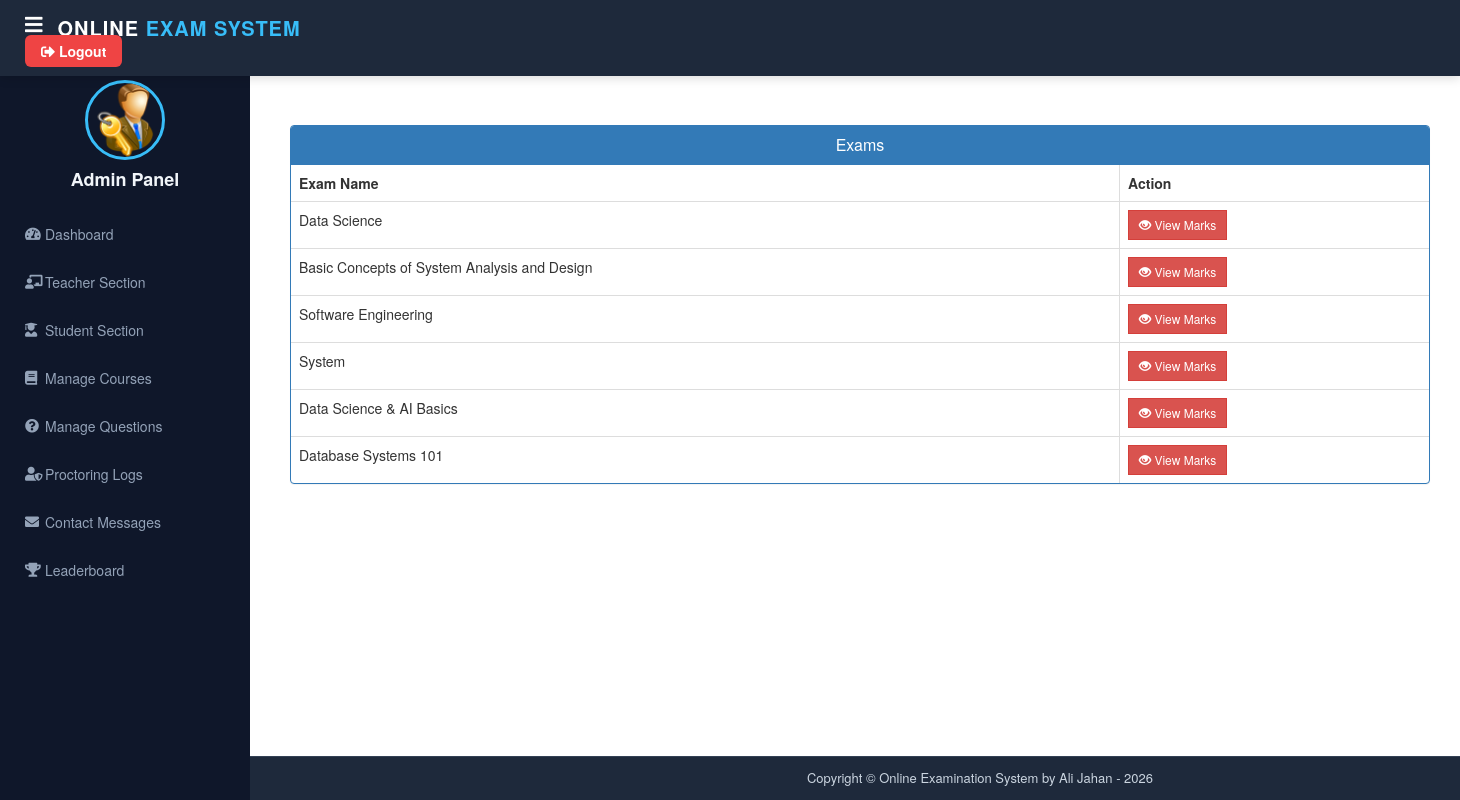
Screenshot of /admin-view-marks/3 (signed in) with the database file from the repository.
### exam/models.py (models this page shows, shortened)
class Course(models.Model):
    course_name = models.CharField(max_length=50)
    question_number = models.PositiveIntegerField()
    total_marks = models.PositiveIntegerField()
    start_time = models.DateTimeField(null=True, blank=True)
    end_time = models.DateTimeField(null=True, blank=True)
    result_publish_time = models.DateTimeField(null=True, blank=True)

### exam/views.py (the view)
# urls.py: path('admin-view-marks/<int:pk>', views.admin_view_marks_view,name='admin-view-marks'),
@login_required(login_url='adminlogin')
def admin_view_marks_view(request,pk):
    courses = models.Course.objects.all()
    response =  render(request,'exam/admin_view_marks.html',{'courses':courses})
    response.set_cookie('student_id',str(pk))
    return response

### templates/exam/admin_view_marks.html (shortened to what this page needs)
{% extends 'exam/adminbase.html' %}
{% block content %}
{%load static%}
<head>
  <link href="//netdna.bootstrapcdn.com/bootstrap/3.0.0/css/bootstrap.min.css" rel="stylesheet" id="bootstrap-css">
</head>
<br><br>
<div class="container">
  <div class="panel panel-primary">
    <div class="panel-heading">
      <h6 class="panel-title">Exams</h6>
    </div>
    <table class="table table-hover table-bordered" id="dev-table">
      <thead>
        <tr>
          <th>Exam Name</th>
          <th>Action</th>
        </tr>
      </thead>
      {% for t in courses %}
      <tr>
        <td> {{t.course_name}}</td>
        <td><a class="btn btn-danger btn-sm" style="border-radius: 0%;" href="{% url 'admin-check-marks' t.id  %}"><span class="glyphicon glyphicon-eye-open"></span> View Marks</a></td>
      </tr>
      {% endfor %}
    </table>
  </div>
</div>
<br><br><br><br><br><br>
{% endblock content %}

### templates/exam/adminbase.html (style rules this page uses)
a:link { text-decoration: none; }
html, body { height: 100%; margin: 0; padding: 0; font-family: "Poppins", "Segoe UI", sans-serif; background-color: #f4f6f9; }
body { display: flex; flex-direction: column; min-height: 100vh; }

### templates/exam/admin_view_marks.html (style rules this page uses)
a:link { text-decoration: none; }
h6 { text-align: center; }

### rows the page displays
Course: course_name "Data Science"
Course: course_name "Basic Concepts of System Analysis and Design"
Course: course_name "Software Engineering"
Course: course_name "System"
Course: course_name "Data Science & AI Basics"
Course: course_name "Database Systems 101"
